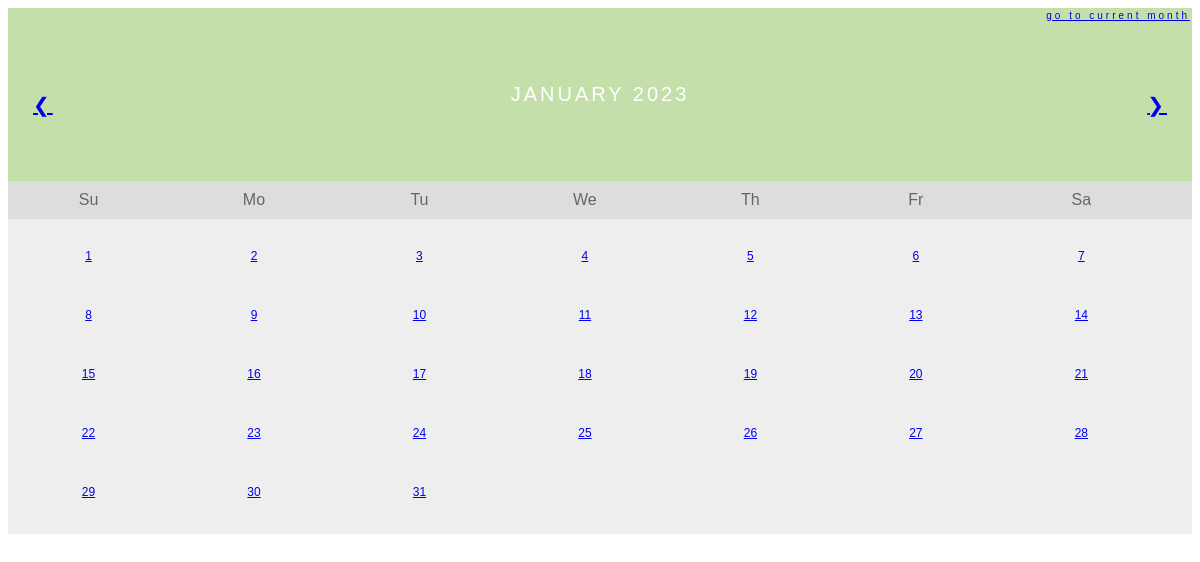
The app's page /calendar?month=January&year=2023 with its own data.
### tables this page shows
CREATE TABLE table_13_January_2023 (id Integer, date String, period_started String, period_ended String, cramps String, headache String, fatigue String, acne String);

### main.py (the view)
@app.route("/calendar")
def calendar():
    month_name = request.args.get("month")
    month_number = tv.list_of_months.index(month_name) + 1
    month_number_string = str(month_number).rjust(2, "0")
    year = request.args.get("year")
    month_and_year_name = f"{month_name} {year}"
    month_year_and_number = [year, month_number_string]
    table_years_and_months_index = updated_table_years_and_months.index(
        month_year_and_number
    )
    table_number = str((table_years_and_months_index) + 1).rjust(2, "0")
    month_days = get_table_from_database(
        tablename=f"table_{table_number}_{month_name}_{year}"
    )
    first_of_month_weekday = tv.get_1st_day_in_month_weekday(
        year=int(year), month=month_number
    )
    try:
        next_year_and_month_from_list = updated_table_years_and_months[
            table_years_and_months_index + 1
        ]
        next_month = tv.list_of_months[int(next_year_and_month_from_list[1]) - 1]
        next_month_year = next_year_and_month_from_list[0]
    except IndexError:
        next_month = None
        next_month_year = None
    if table_years_and_months_index - 1 >= 0:
        previous_year_and_month_from_list = updated_table_years_and_months[
            table_years_and_months_index - 1
        ]
        previous_month = tv.list_of_months[
            int(previous_year_and_month_from_list[1]) - 1
        ]
        previous_month_year = previous_year_and_month_from_list[0]
    else:
        previous_month = None
        previous_month_year = None
    try:
        predicted_days_of_period = predicted_period_days
    except NameError:
        predicted_days_of_period = None
    return render_template(
        "calendar.html",
        predicted_period_days=predicted_days_of_period,
        days=month_days,
        weekday=first_of_month_weekday,
        month_and_year=month_and_year_name,
        year=year,
        current_month=tv.current_month_name,
        current_month_year=tv.current_year,
        month=month_name,
        next_month=next_month,
        next_month_year=next_month_year,
        previous_month=previous_month,
        previous_month_year=previous_month_year,
    )

### core/time_variables.py (called while the page is built)
def get_1st_day_in_month_weekday(year, month):
    first_of_month_weekday = weekday(year=year, month=month, day=1)
    return first_of_month_weekday

### database/database.py (called while the page is built)
def get_table_from_database(tablename):
    conn = get_db_connection()
    month_days = conn.execute(f"SELECT * FROM {tablename}").fetchall()
    conn.close()
    return month_days

### database/initialize_database.py (called while the page is built)
def get_db_connection():
    conn = sqlite3.connect("period_tracking_app.db")
    conn.row_factory = sqlite3.Row
    return conn

### templates/calendar.html (shortened to what this page needs)
<!DOCTYPE html>
<html lang="en">
<head>
    <link rel="stylesheet" href="static/style.css">
</head>
<body>
    <div class="month">
        <ul>
            <li class="current_month_cal">
              <a href="{{url_for('calendar', month=current_month, year=current_month_year)}}"> Go To Current Month </a>
            </li>
            {% if previous_month != None %}
              <li class="prev">
                  <a href="{{url_for('calendar', month=previous_month, year=previous_month_year)}}"> &#10094 </a>
              </li>
            {% endif %}
            {% if next_month != None %}
              <li class="next" >
                  <a href="{{url_for('calendar', month=next_month, year=next_month_year)}}"> &#10095 </a>
              </li>
            {% endif %}
            <li>
                {{ month_and_year }}
            </li>
        </ul>
      </div>
    <ul class="weekdays">
        <li>Su</li>
        <li>Mo</li>
        <li>Tu</li>
        <li>We</li>
        <li>Th</li>
        <li>Fr</li>
        <li>Sa</li>
    </ul>
    <ul class="days">
        {% for day in days: %}
        <li>
            <a href="{{ url_for('day_details', month=month, date=day['id'], year=year) }}">{{ day["id"] }}</a>
        </li>
        {% endfor %}
    </ul>
</body>
</html>

### static/style.css (style rules this page uses)
* { box-sizing: border-box; }
ul { list-style-type: none; }
body { font-family: Verdana, sans-serif; }
.month { padding: 75px 25px; width: 100%; background: #C4DFAA; text-align: center; }
.month ul { margin: 0; padding: 0; }
.month ul li { color: white; font-size: 20px; text-transform: uppercase; letter-spacing: 3px; }
.month .current_month_cal { position: absolute; top: 10px; right: 10px; font-size: 10px; text-transform: lowercase; }
.month .prev { float: left; padding-top: 10px; }
.month .next { float: right; padding-top: 10px; }
.weekdays { margin: 0; padding: 10px 0; background-color: #ddd; }
.weekdays li { display: inline-block; width: 13.6%; color: #666; text-align: center; }
.days { padding: 10px 0; background: #eee; margin: 0; }
.days li { list-style-type: none; display: inline-block; width: 13.6%; text-align: center; padding: 20px 0; margin-bottom: 5px; font-size:12px; color: black; }

### records on screen
table_13_January_2023: id "1"
table_13_January_2023: id "2"
table_13_January_2023: id "3"
table_13_January_2023: id "4"
table_13_January_2023: id "5"
table_13_January_2023: id "6"
table_13_January_2023: id "7"
table_13_January_2023: id "8"
table_13_January_2023: id "9"
table_13_January_2023: id "10"
table_13_January_2023: id "11"
table_13_January_2023: id "12"
table_13_January_2023: id "13"
table_13_January_2023: id "14"
table_13_January_2023: id "15"
table_13_January_2023: id "16"
table_13_January_2023: id "17"
table_13_January_2023: id "18"
table_13_January_2023: id "19"
table_13_January_2023: id "20"
table_13_January_2023: id "21"
table_13_January_2023: id "22"
table_13_January_2023: id "23"
table_13_January_2023: id "24"
table_13_January_2023: id "25"
table_13_January_2023: id "26"
table_13_January_2023: id "27"
table_13_January_2023: id "28"
table_13_January_2023: id "29"
table_13_January_2023: id "30"
table_13_January_2023: id "31"

### other values on screen
{{ month_and_year }} "JANUARY 2023"
